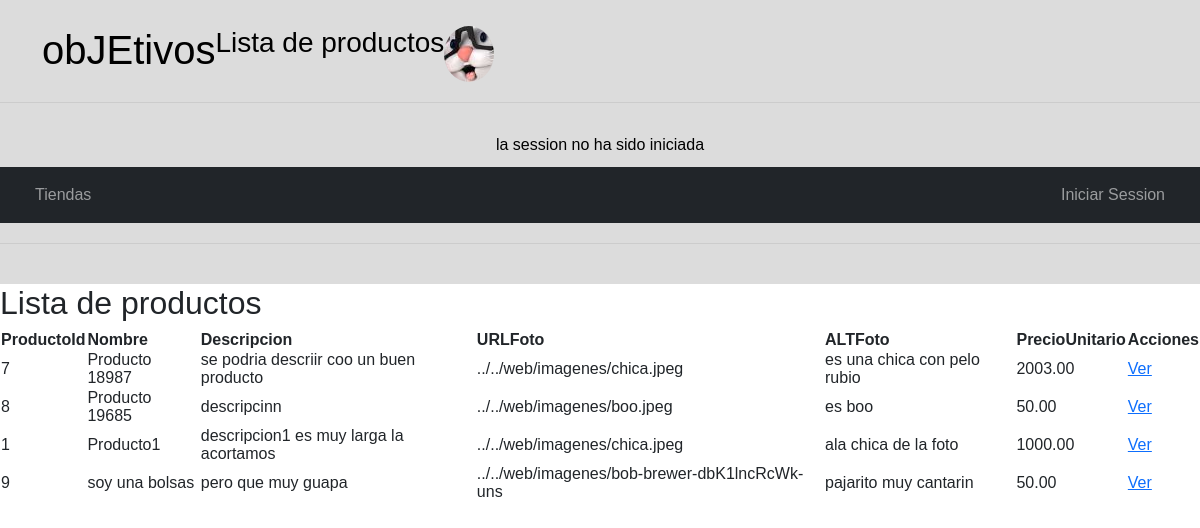
The page /web/view/verProductos.php on the database as committed earlier.
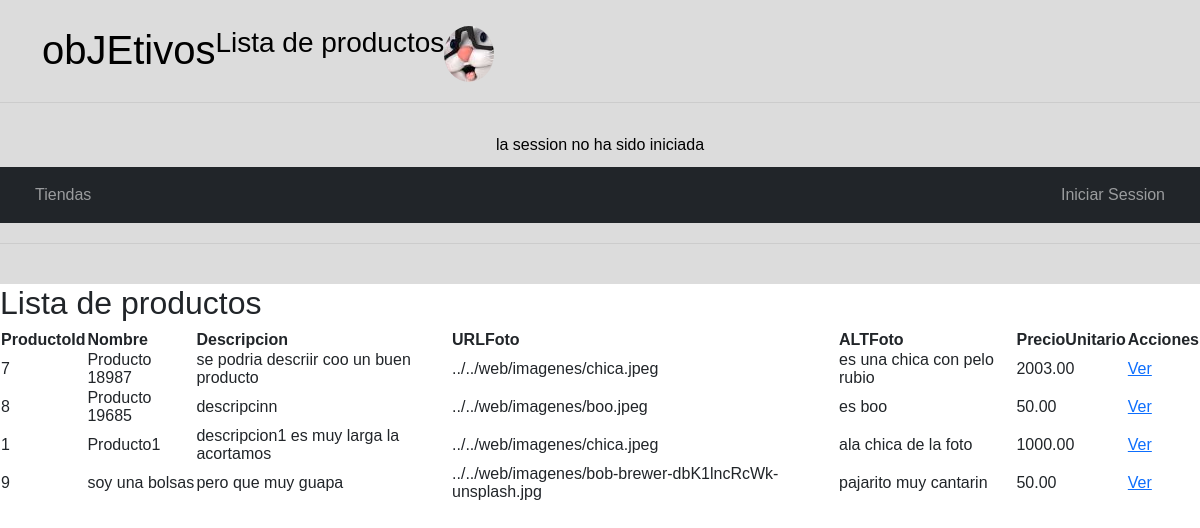
The same page on the database as committed later.
### tables this page shows
CREATE TABLE IF NOT EXISTS `productos` (
  `pro_id` INT(10) NOT NULL AUTO_INCREMENT,
  `pro_nombre` VARCHAR(45) NOT NULL,
  `pro_descripcion` VARCHAR(300) NOT NULL,
  `pro_URLFoto` VARCHAR(300) NOT NULL,
  `pro_ALTFoto` VARCHAR(45) NOT NULL,
  `pro_precioUnitario` DECIMAL(7,2) NOT NULL,
  `categoriasProductos_cat_id` INT(11) NOT NULL,
  `pro_fecha` DATETIME NOT NULL DEFAULT CURRENT_TIMESTAMP(),
  PRIMARY KEY (`pro_id`),
  INDEX `fk_productos_categoriasProductos1_idx` (`categoriasProductos_cat_id` ASC) ,
  CONSTRAINT `fk_productos_categoriasProductos1`
    FOREIGN KEY (`categoriasProductos_cat_id`)
    REFERENCES `categoriasproductos` (`cat_id`)
    ON DELETE NO ACTION
    ON UPDATE NO ACTION);

### web/model/Connection.php (called while the page is built, shortened)
<?php
class Connection {
    protected function connect(){
        try {
            $con = new PDO('mysql:host=localhost;dbname=tienda', 'root','');
            $con->setAttribute(PDO::ATTR_DEFAULT_FETCH_MODE,PDO::FETCH_ASSOC);
            $con->setAttribute(PDO::ATTR_ERRMODE, PDO::ERRMODE_EXCEPTION);
            return $con;
        } catch (PDOException $e) {
            return "Error!: ". $e->getMessage()."<br>";
        }
    }
}

### web/model/producto.php (called while the page is built, shortened)
<?php
class Producto extends Connection{
    private $tablaNombre = "productos";
    protected function getTodos() {
        try {
            $stmt = $this->connect()->prepare("SELECT   pro_id, pro_nombre, pro_descripcion,
                                                        pro_URLFoto, pro_ALTFoto, pro_precioUnitario,
                                                        categoriasProductos_cat_id as pro_categoria
                                            FROM ".$this->tablaNombre." ORDER BY pro_nombre,pro_precioUnitario" );
            $stmt->execute();
            return $stmt->fetchAll();
            }
        catch (Exception $e){
            return $e->getMessage();
            }
    }
}

### web/controler/productoContr.php (called while the page is built, shortened)
<?php
class ProductoContr extends Producto{
    public function traerTodos()  {
        return $this->getTodos();
    }
}
?>

### web/view/verProductos.php (the view, shortened to what this page needs)
<?php
require_once "../model/Connection.php";
require_once "../model/Producto.php";
require_once "../controler/ProductoContr.php";
$datos = new ProductoContr();
if (($_SERVER['REQUEST_METHOD'] == 'GET') && isset($_GET['cat'])) {
    $categoria = $_GET['cat'];
    $datos->setCategoria($categoria);
    $todos = $datos->traerUnaCategoria();
    $nombreCat = $datos->nombreCategoria();
    $title = "Lista de productos de Categoría '".$nombreCat."'";
}else{
    $todos = $datos->traerTodos();
    $title = "Lista de productos";
};
$soy = "productos";
include "../includes/header.php";
?>
<!DOCTYPE html>
<html lang="en">
<head>
    <link href="https://cdn.jsdelivr.net/npm/bootstrap@5.3.3/dist/css/bootstrap.min.css" rel="stylesheet">
    <link href="https://cdn.jsdelivr.net/npm/bootstrap-icons@1.11.3/font/bootstrap-icons.min.css" rel="stylesheet">
    <link rel="stylesheet" type="text/css" href="style.css">
</head>
<body>
  <h2><?=$title;?></h2>
  <table>
    <tr>
        <th>ProductoId</th>
        <th>Nombre</th>
        <th>Descripcion</th>
        <th>URLFoto</th>
        <th>ALTFoto</th>
        <th>PrecioUnitario</th>
        <th>Acciones</th>
    </tr>
    <?php foreach ($todos as $key => $todo){
        echo "<tr>";
        echo "<td>".$todo['pro_id']."</td>";
        echo "<td>".$todo['pro_nombre']."</td>";
        echo "<td>".$todo['pro_descripcion']."</td>";
        echo "<td>".$todo['pro_URLFoto']."</td>";
        echo "<td>".$todo['pro_ALTFoto']."</td>";
        echo "<td>".$todo['pro_precioUnitario']."</td>";
        echo "<td>  <a href='../view/verProductoExistencias.php?id=".$todo['pro_id']."'>Ver</a> </td>";
        echo "</tr>";
        }
        ?>
    </table>
</body>
</html>

### web/includes/header.php (shortened to what this page needs)
<header>
<section id="header" class="section">
   <div id="header" class = "container mt-3 clearfix">
        <span class="h1 float-start">obJEtivos</span>
        <span class="h3 float-start"><?=$title;?></span>
        <span class="float-start"><img id="logo" src="..\img\logo.jpg" class = "rounded-circle"></span>
    </div>
</section>
<section id="navegacion" class="section">
<?php
require '../includes/tablaNav.php';
if(!isset($_SESSION['user'])){
    echo " la session no ha sido iniciada";
    $tablaNav = $_tablaNav_sinSession;
}else{
    echo " session iniciada";
    $tablaNav = $_tablaNav_conSession;
    $user = $_SESSION['user'];
};
?>
    <nav class="navbar navbar-expand-sm bg-dark navbar-dark">
    <div class="container-fluid">
           <div class="collapse navbar-collapse" id="collapsibleNavbar">
            <ul class="navbar-nav  me-auto">
<?php
    if  ($tablaNav[$soy]['a_tiendas']) {
        echo '
                <li class="nav-item">
                    <a class="nav-link" href="verTiendas.php">Tiendas</a>
                </li>'; }
?>
            </ul>
            <div class="d-flex">
                <ul class="navbar-nav  me-auto">
<?php
    if  ($tablaNav[$soy]['a_login']) {
        echo '
                   <li class="nav-item">
                        <a class="nav-link" href="usuarios_login.php">Iniciar Session</a>
                    </li>';}
?>
                </ul>
            </div>
        </div>
    </div>
    </nav>
</section>
</header>

### web/view/style.css (style rules this page uses)
* { font-family:Verdana, Geneva, Tahoma, sans-serif; }
body { margin: 0; padding: 0; box-sizing: border-box; }
header { background-color: gainsboro; color: black; padding: 10px 0; text-align: center; }
nav { margin-top: 10px; }
nav a { color: white; text-decoration: none; margin: 0 15px; }
.section { margin-bottom: 30px; border-bottom: 1px solid #ccc; padding-bottom: 20px; }

Rows that differ between the two databases and show on the page:
changed productos "soy una bolsas": pro_URLFoto "../../web/imagenes/bob-brewer-dbK1lncRcWk-uns" → "../../web/imagenes/bob-brewer-dbK1lncRcWk-unsplash.jpg"
